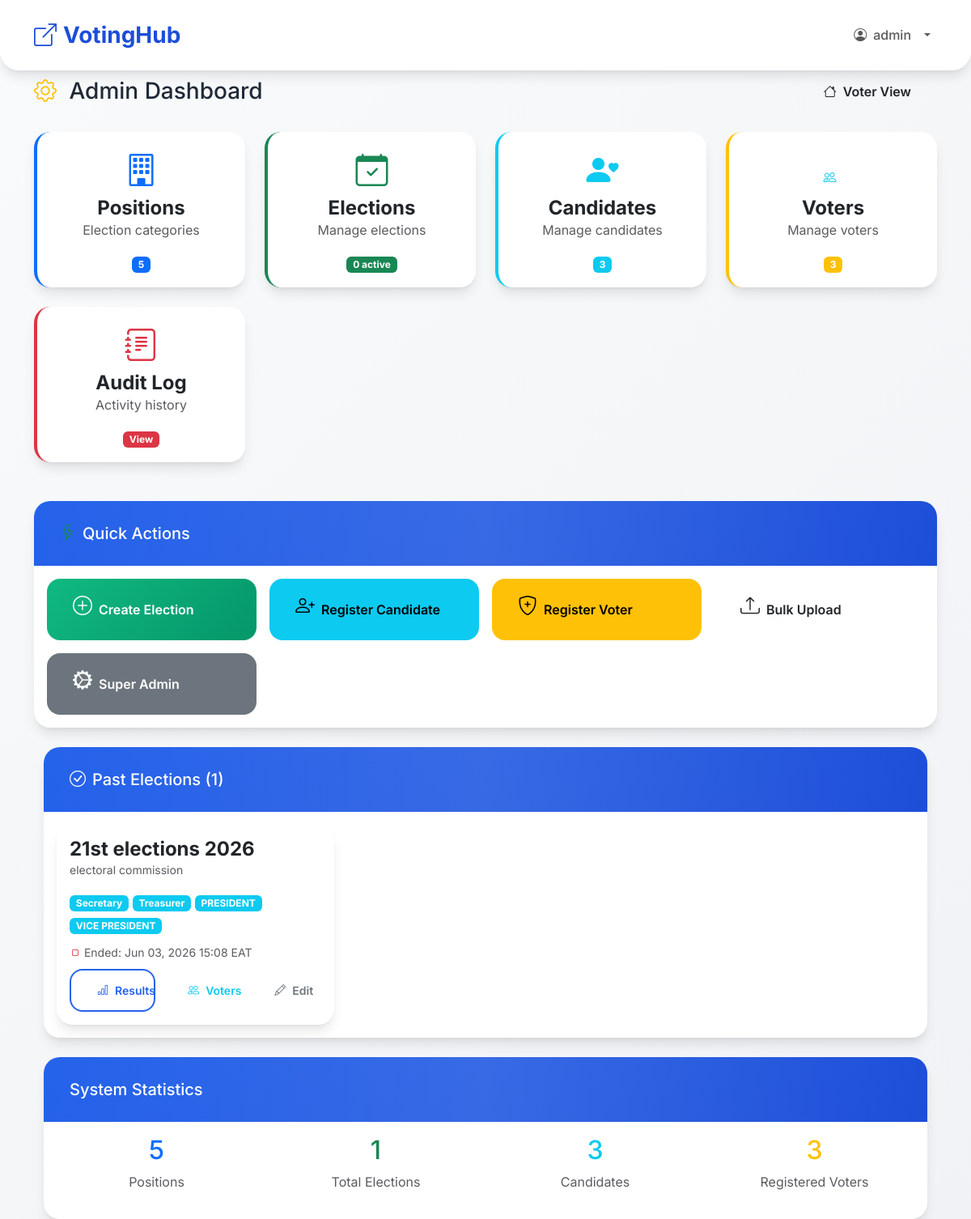
Page /polls/admin/dashboard/ (signed in) on the committed database.
### polls/models.py (models this page shows, shortened)
class PoliceUser(AbstractUser):
    force_number = models.CharField(
        max_length=50,
        unique=True,
        help_text="Force Number"
    )
    rank = models.CharField(
        max_length=50,
        choices=[
            ('PC', 'PC'),
            ('CPL', 'CPL'),
            ('SGT', 'SGT'),
            ('S/SGT', 'S/SGT'),
            ('HCM', 'HCM'),
            ('AIP', 'AIP'),
            ('IP', 'IP'),
            ('ASP', 'ASP'),
            ('SP', 'SP'),
            ('SSP', 'SSP'),
            ('ACP', 'ACP'),
            ('CP', 'CP'),
        ]
    )
    station = models.CharField(max_length=100)
    phone = models.CharField(max_length=15, blank=True)
    otp_code = models.CharField(max_length=6, blank=True, null=True)
    otp_expiry = models.DateTimeField(blank=True, null=True)
    is_active_voter = models.BooleanField(default=False)
    role = models.CharField(
        max_length=20,
        choices=[
            ('SUPER_ADMIN', 'Super Admin'),
            ('ADMIN', 'Election Admin'),
            ('VOTER', 'Voter'),
        ],
        default='VOTER'
    )
    must_change_password = models.BooleanField(default=True)

class Election(models.Model):
    title = models.CharField(max_length=200)
    description = models.TextField(blank=True)
    positions = models.ManyToManyField(Position, through='ElectionPosition', related_name='elections')
    start_time = models.DateTimeField()
    end_time = models.DateTimeField()
    eligible_ranks = models.CharField(max_length=500, blank=True, help_text="Comma-separated ranks")
    eligible_stations = models.CharField(max_length=500, blank=True, help_text="Comma-separated stations")
    created_by = models.ForeignKey(PoliceUser, on_delete=models.CASCADE, related_name='created_elections')
    logo = models.ImageField(upload_to='election_logos/', blank=True, null=True)
    @property
    def status(self):
        now = timezone.now()
        if now < self.start_time:
            return 'UPCOMING'
        elif now > self.end_time:
            return 'ENDED'
        else:
            return 'ACTIVE'
    class Meta:
        ordering = ['-start_time']

class Position(models.Model):
    name = models.CharField(max_length=100, unique=True)

### polls/views_admin.py (the view)
# urls.py: path('admin/dashboard/', views_admin.admin_dashboard, name='admin_dashboard'),
@login_required
@user_passes_test(is_admin)
def admin_dashboard(request):
    now = timezone.now()
    all_elections = Election.objects.prefetch_related('positions', 'candidates').all()
    active_elections_list = []
    upcoming_elections = []
    ended_elections_list = []
    for election in all_elections:
        status = election.status
        if status == 'ACTIVE':
            active_elections_list.append(election)
        elif status == 'UPCOMING':
            upcoming_elections.append(election)
        else:  # ENDED
            ended_elections_list.append(election)
    return render(request, 'polls/admin_dashboard.html', {
        'positions_count': Position.objects.count(),
        'elections_count': Election.objects.count(),
        'active_elections': len(active_elections_list),
        'candidates_count': Candidate.objects.count(),
        'voters_count': PoliceUser.objects.filter(role='VOTER').count(),
        'is_admin': request.user.role == 'ADMIN',
        'is_superadmin': request.user.role == 'SUPER_ADMIN',
        'active_elections_list': active_elections_list,
        'upcoming_elections': upcoming_elections,
        'ended_elections_list': ended_elections_list,
    })

### templates/polls/admin_dashboard.html (shortened to what this page needs)
{% extends 'base.html' %}
{% block content %}
<div class="row justify-content-center">
    <div class="col-lg-12">
        <div class="d-flex justify-content-between align-items-center mb-4">
            <h1 class="h3 mb-0">
                <i class="bi bi-gear me-2 text-warning"></i>
                Admin Dashboard
            </h1>
<a href="{% url 'polls:dashboard' %}" class="btn btn-voter-view">
                <i class="bi bi-house"></i> Voter View
            </a>
        </div>
        <div class="row g-4 mb-5">
            <div class="col-md-3">
                <a href="{% url 'polls:admin_positions' %}" class="text-decoration-none">
                    <div class="card h-100 border-start border-primary border-4 hover-shadow">
                        <div class="card-body text-center">
                            <i class="bi bi-building fs-1 text-primary mb-3"></i>
                            <h5 class="card-title">Positions</h5>
                            <p class="card-text text-muted">Election categories</p>
                            <span class="badge bg-primary">{{ positions_count|default:0 }}</span>
                        </div>
                    </div>
                </a>
            </div>
            <div class="col-md-3">
                <a href="{% url 'polls:admin_elections' %}" class="text-decoration-none">
                    <div class="card h-100 border-start border-success border-4 hover-shadow">
                        <div class="card-body text-center">
                            <i class="bi bi-calendar-check fs-1 text-success mb-3"></i>
                            <h5 class="card-title">Elections</h5>
                            <p class="card-text text-muted">Manage elections</p>
                            <span class="badge bg-success">{{ active_elections|default:0 }} active</span>
                        </div>
                    </div>
                </a>
            </div>
            <div class="col-md-3">
                <a href="{% url 'polls:admin_candidates' %}" class="text-decoration-none">
                    <div class="card h-100 border-start border-info border-4 hover-shadow">
                        <div class="card-body text-center">
                            <i class="bi bi-person-heart fs-1 text-info mb-3"></i>
                            <h5 class="card-title">Candidates</h5>
                            <p class="card-text text-muted">Manage candidates</p>
                            <span class="badge bg-info">{{ candidates_count|default:0 }}</span>
                        </div>
                    </div>
                </a>
            </div>
            <div class="col-md-3">
                <a href="{% url 'polls:admin_voters' %}" class="text-decoration-none">
                    <div class="card h-100 border-start border-warning border-4 hover-shadow">
                        <div class="card-body text-center">
                            <i class="bi bi-people me-2 text-info"></i>
                            <h5 class="card-title">Voters</h5>
                            <p class="card-text text-muted">Manage voters</p>
                            <span class="badge bg-warning">{{ voters_count|default:0 }}</span>
                        </div>
                    </div>
                </a>
            </div>
            <div class="col-md-3">
                <a href="{% url 'polls:audit_log' %}" class="text-decoration-none">
                    <div class="card h-100 border-start border-danger border-4 hover-shadow">
                        <div class="card-body text-center">
                            <i class="bi bi-journal-text fs-1 text-danger mb-3"></i>
                            <h5 class="card-title">Audit Log</h5>
                            <p class="card-text text-muted">Activity history</p>
                            <span class="badge bg-danger">View</span>
                        </div>
                    </div>
                </a>
            </div>
        </div>
        <div class="row mb-4">
            <div class="col-12">
                <div class="card">
                    <div class="card-header">
                        <h5 class="mb-0"><i class="bi bi-lightning me-2 text-success"></i>Quick Actions</h5>
                    </div>
                    <div class="card-body">
                        <div class="row g-3">
                            {% if is_superadmin %}
                            <div class="col-md-3">
                                <a href="{% url 'polls:create_election' %}" class="btn btn-success w-100 py-3">
                                    <i class="bi bi-plus-circle d-block fs-4 mb-2"></i>
                                    Create Election
                                </a>
                            </div>
                            <div class="col-md-3">
                                <a href="{% url 'polls:admin_register_candidate' %}" class="btn btn-info w-100 py-3">
                                    <i class="bi bi-person-plus d-block fs-4 mb-2"></i>
                                    Register Candidate
                                </a>
                            </div>
                            {% endif %}
                            <div class="col-md-3">
                                <a href="{% url 'polls:admin_register_voter' %}" class="btn btn-warning w-100 py-3">
                                    <i class="bi bi-shield-plus d-block fs-4 mb-2"></i>
                                    Register Voter
                                </a>
                            </div>
                            <div class="col-md-3">
<a href="{% url 'polls:bulk_register_voters' %}" class="btn btn-bulk-upload w-100 py-3">
                                    <i class="bi bi-upload d-block fs-4 mb-2"></i>
                                    Bulk Upload
                                </a>
                            </div>
                            {% if is_superadmin %}
                            <div class="col-md-3">
                                <a href="/admin/" class="btn btn-secondary w-100 py-3">
                                    <i class="bi bi-gear-wide-connected d-block fs-4 mb-2"></i>
                                    Super Admin
                                </a>
                            </div>
                            {% endif %}
                        </div>
                        </div>
                    </div>
                </div>
            </div>
        </div>
        {% if ended_elections_list %}
        <div class="row mb-4">
            <div class="col-12">
                <div class="card">
                    <div class="card-header bg-secondary text-white">
                        <h5 class="mb-0"><i class="bi bi-check-circle me-2"></i>Past Elections ({{ ended_elections_list|length }})</h5>
                    </div>
                    <div class="card-body">
                        <div class="row g-3">
                            {% for election in ended_elections_list %}
                            <div class="col-md-6 col-lg-4">
<div class="card h-100">
                                    <div class="card-body">
                                        <h6 class="card-title fw-bold">{{ election.title }}</h6>
                                        <p class="card-text text-muted small">{{ election.description|truncatewords:10 }}</p>
                                        <div class="mb-2">
                                            {% for pos in election.positions.all %}
                                                <span class="badge bg-info mb-1">{{ pos.name }}</span>
                                            {% endfor %}
                                        </div>
                                        <div class="small text-muted mb-2">
                                            <i class="bi bi-stop text-danger"></i> Ended: {{ election.end_time|date:"M d, Y H:i" }} EAT
                                        </div>
                                        <div class="d-flex gap-2">
                                            <a href="{% url 'polls:results' election.id %}" class="btn btn-sm btn-outline-primary flex-fill">
                                                <i class="bi bi-bar-chart"></i> Results
                                            </a>
                                            <a href="{% url 'polls:admin_election_voters' election.id %}" class="btn btn-sm btn-outline-info flex-fill">
                                                <i class="bi bi-people"></i> Voters
                                            </a>
                                            {% if is_superadmin %}
                                            <a href="{% url 'polls:edit_election' election.id %}" class="btn btn-sm btn-outline-secondary flex-fill">
                                                <i class="bi bi-pencil"></i> Edit
                                            </a>
                                            {% endif %}
                                        </div>
                                    </div>
                                </div>
                            </div>
                            {% endfor %}
                        </div>
                    </div>
                </div>
            </div>
        </div>
        {% endif %}
        <div class="row">
            <div class="col-12">
                <div class="card">
                    <div class="card-header">
                        <h5 class="mb-0">System Statistics</h5>
                    </div>
                    <div class="card-body">
                        <div class="row text-center">
                            <div class="col-md-3 mb-3">
                                <h2 class="text-primary">{{ positions_count|default:0 }}</h2>
                                <p class="mb-0 text-muted">Positions</p>
                            </div>
                            <div class="col-md-3 mb-3">
                                <h2 class="text-success">{{ elections_count|default:0 }}</h2>
                                <p class="mb-0 text-muted">Total Elections</p>
                            </div>
                            <div class="col-md-3 mb-3">
                                <h2 class="text-info">{{ candidates_count|default:0 }}</h2>
                                <p class="mb-0 text-muted">Candidates</p>
                            </div>
                            <div class="col-md-3 mb-3">
                                <h2 class="text-warning">{{ voters_count|default:0 }}</h2>
                                <p class="mb-0 text-muted">Registered Voters</p>
                            </div>
                        </div>
                    </div>
                </div>
            </div>
        </div>
    </div>
</div>
{% endblock %}

### templates/base.html (shortened to what this page needs)
<!DOCTYPE html>
<html lang="en">
<head>
    <link href="https://cdn.jsdelivr.net/npm/bootstrap@5.3.3/dist/css/bootstrap.min.css" rel="stylesheet">
    {% load static %}
    <link href="https://cdn.jsdelivr.net/npm/bootstrap-icons@1.11.3/font/bootstrap-icons.css" rel="stylesheet">
    <link rel="stylesheet" href="{% static 'polls/css/modern.css' %}">
</head>
<body class="{% block body_class %}{% endblock %}">
    <nav class="navbar navbar-expand-lg py-3">
        <div class="container">
            <a class="navbar-brand fw-bold" href="{% url 'polls:dashboard' %}">
                <i class="bi bi-box-arrow-up-right me-2"></i>VotingHub
            </a>
            <div class="collapse navbar-collapse" id="navbarNav">
                <ul class="navbar-nav ms-auto align-items-lg-center">
                    {% if user.is_authenticated %}
                        <li class="nav-item dropdown">
                            <a class="nav-link dropdown-toggle d-flex align-items-center gap-2" href="#" role="button" data-bs-toggle="dropdown" aria-expanded="false">
                                <i class="bi bi-person-circle"></i> <span>{{ user.username }}</span>
                            </a>
                        </li>
                    {% else %}
                        <li class="nav-item">
                            <a class="nav-link" href="{% url 'polls:login' %}"><i class="bi bi-box-arrow-in-right me-1"></i> Login</a>
                        </li>
                    {% endif %}
                </ul>
            </div>
        </div>
    </nav>
    <div class="container">
        {% block content %}
        {% endblock %}
</body>
</html>

### rows in the picture
PoliceUser: username "admin"
Election: title "21st elections 2026", description "electoral commission", end_time "Jun 03, 2026 15:08"
Position: name "Secretary"
Position: name "Treasurer"
Position: name "PRESIDENT"
Position: name "VICE PRESIDENT"

### other values in the picture
{{ positions_count|default:0 }} "5"
{{ active_elections|default:0 }} "0"
{{ candidates_count|default:0 }} "3"
{{ voters_count|default:0 }} "3"
{{ ended_elections_list|length }} "1"
{{ elections_count|default:0 }} "1"
